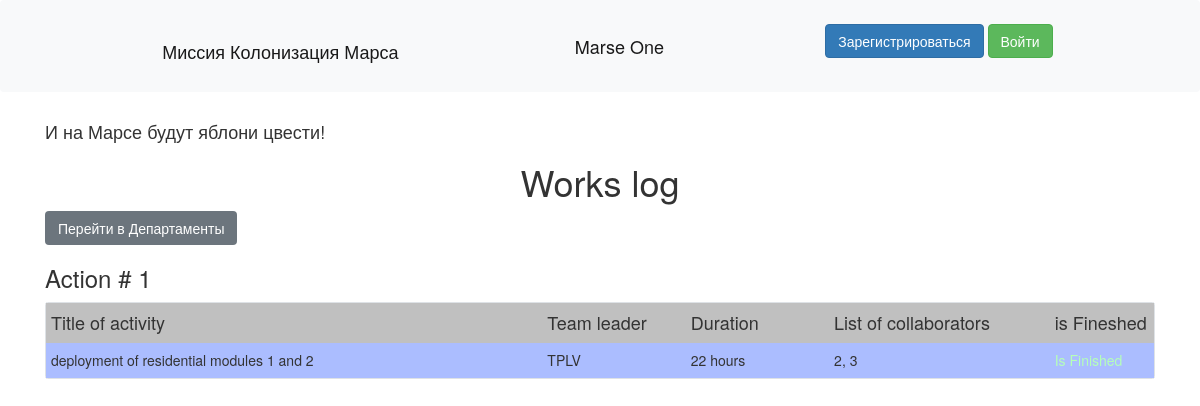
The page / on the database its author committed.
### data/jobs.py (models this page shows)
class Jobs(SqlAlchemyBase, SerializerMixin):
    __tablename__ = 'jobs'
    id = sqlalchemy.Column(sqlalchemy.Integer, primary_key=True, autoincrement=True)
    team_leader = sqlalchemy.Column(sqlalchemy.Integer, sqlalchemy.ForeignKey("users.id"))
    job = sqlalchemy.Column(sqlalchemy.String)
    work_size = sqlalchemy.Column(sqlalchemy.Integer)
    collaborators = sqlalchemy.Column(sqlalchemy.String)
    start_date = sqlalchemy.Column(sqlalchemy.String, default=datetime.datetime.now)
    end_date = sqlalchemy.Column(sqlalchemy.String, default=None)
    is_finished = sqlalchemy.Column(sqlalchemy.Boolean, default=False)
    user = orm.relationship('User', backref='posts')

### data/users.py (models this page shows, shortened)
class User(SqlAlchemyBase, UserMixin, SerializerMixin):
    __tablename__ = 'users'
    id = sqlalchemy.Column(sqlalchemy.Integer, primary_key=True, autoincrement=True)
    surname = sqlalchemy.Column(sqlalchemy.String)
    name = sqlalchemy.Column(sqlalchemy.String)
    age = sqlalchemy.Column(sqlalchemy.Integer)
    city_from = sqlalchemy.Column(sqlalchemy.String)
    position = sqlalchemy.Column(sqlalchemy.String)
    speciality = sqlalchemy.Column(sqlalchemy.String)
    address = sqlalchemy.Column(sqlalchemy.String)
    email = sqlalchemy.Column(sqlalchemy.String, unique=True)
    hashed_password = sqlalchemy.Column(sqlalchemy.String, nullable=True)
    modified_date = sqlalchemy.Column(sqlalchemy.DateTime, default=datetime.datetime.now)

### server.py (the view)
@app.route("/")
def index():
    db_sess = db_session.create_session()
    jobs = db_sess.query(Jobs).all()
    return render_template("index.html", jobs=jobs)

### data/db_session.py (called while the page is built)
def create_session() -> Session:
    global __factory
    return __factory()

### templates/index.html (shortened to what this page needs)
{% extends "base.html" %}
{% block content %}
<h1 style="text-align: center;">Works log</h1>
<a href="departments" class="btn btn-secondary">Перейти в Департаменты</a>
{% for item in jobs%}
<h3>Action # {{item.id}}</h3>
<div class="col-md6 border rounded">
    <div class="top">
        <h4 style="min-width: 45%;">Title of activity</h4>
        <h4 style="min-width: 13%;">Team leader</h4>
        <h4 style="min-width: 13%;">Duration</h4>
        <h4 style="min-width: 20%;">List of collaborators</h4>
        <h4 style="min-width: 13%;">is Fineshed</h4>
    </div>
    <div class="content">
        <h5 style="min-width: 45%;">{{ item.job }}</h5>
        <h5 style="min-width: 13%;">{{ item.user.name }}</h5>
        <h5 style="min-width: 13%;">{{ item.work_size }} hours</h5>
        <h5 style="min-width: 20%;">{{ item.collaborators }}</h5>
        {% if item.is_finished == 0 %}
            <h5 style="min-width: 13%; color: #ffb5cb">Is not Finished</h5>
        {% else %}
            <h5 style="min-width: 13%; color: #b5ffb8">Is Finished</h5>
        {% endif %}
    </div>
</div>
{% endfor %}
{% endblock %}

### static/style.css (style rules this page uses)
.top { background-color: Silver; display: flex; flex-direction: row; padding-left: 5px; }
.content { background-color: #abbdff; display: flex; flex-direction: row; padding-left: 5px; }

### rows shown on the page
Jobs: id "1", job "deployment of residential modules 1 and 2", user.name "TPLV", work_size "22", collaborators "2, 3", is_finished "Is Finished"
